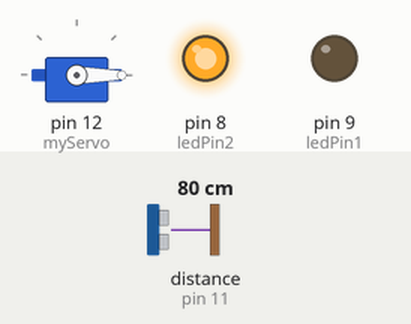
The sketch below on a simulated Arduino Uno, built with avr-gcc and run on an emulated ATmega328P. On the bench: servo, output pins drawn as LEDs (lit = HIGH). Wiring (inferred from the names in the program): ultrasonic range finder: trigger pin 10; echo pin 11. The test bench sets the inputs (shaded band); at power-on: distance to the obstacle (sensor on pin 11) 80 cm. The echo pulse lasts 58.3 µs per cm; pins used as bus, display or sensor lines are not drawn; what the sketch prints to the serial monitor is not drawn.

Above: at 1.2 s.
1.3 s: distance to the obstacle (sensor on pin 11) set to 23 cm
3.3 s: distance to the obstacle (sensor on pin 11) set to 19 cm
At 4.2 s:
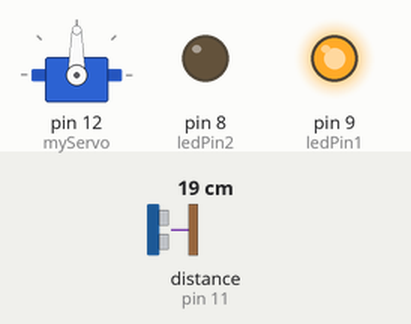
Timing chart, 0 to 6.3 s (numbered marks = the images above; inputs shaded):
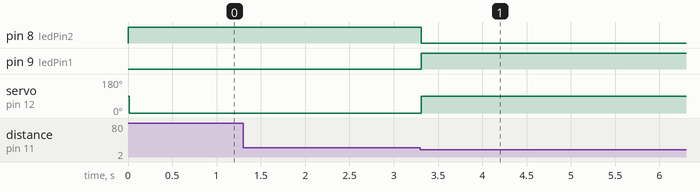

Measured:
- the behaviour switches between 22 and 21 cm on distance to the obstacle (sensor on pin 11) (found by bisection; images 0 and 1)
- after the input at 1.3 s, every drawn part: stays the same
- after the input at 3.3 s, pin 8 (ledPin2): HIGH → LOW at once; pin 9 (ledPin1): LOW → HIGH at once; servo on pin 12 (myServo): 0° → 90° at once

The sketch:

tollgatesystem_aug26_vol_0.8.ino
```cpp
#include <Servo.h>.

const int trigPin = 10;
const int echoPin = 11;
const int ledPin1 = 9;
const int ledPin2 = 8;

long duration;
int distance;
int safetyDistance;
Servo myServo;

void setup() {

  pinMode(trigPin, OUTPUT); // set trigPin as Output
  pinMode(echoPin, INPUT);  // set echoPin as Input
  pinMode(ledPin1, OUTPUT);  // set ledPin as Output
  pinMode(ledPin2, OUTPUT);

  Serial.begin(9600); // starts the serial communication
  myServo.attach(12);  // attached my servo in Pin 12

}

void loop() {
// clears the trigPin
digitalWrite(trigPin, LOW);
delayMicroseconds(2);

// sets the trigPin on HIGH state for 10 microseconds
digitalWrite(trigPin, HIGH);
delayMicroseconds(10);
digitalWrite(trigPin, LOW);

// reads the echoPin, returns the sound wave travel in microseconds
duration = pulseIn(echoPin, HIGH);

// calculating distance
distance = duration*0.034/2;

// prints the distance in the serial monitor
Serial.print("Distance:  ");
Serial.print(distance);

safetyDistance = distance;
if(safetyDistance <= 20) {
  digitalWrite(ledPin1, HIGH);
  digitalWrite(ledPin2, LOW);
  myServo.write(90);
  delay(1500);
}

else{
  digitalWrite(ledPin1, LOW);
  digitalWrite(ledPin2, HIGH);
  myServo.write(0);
  delay(10);
}

}
```
